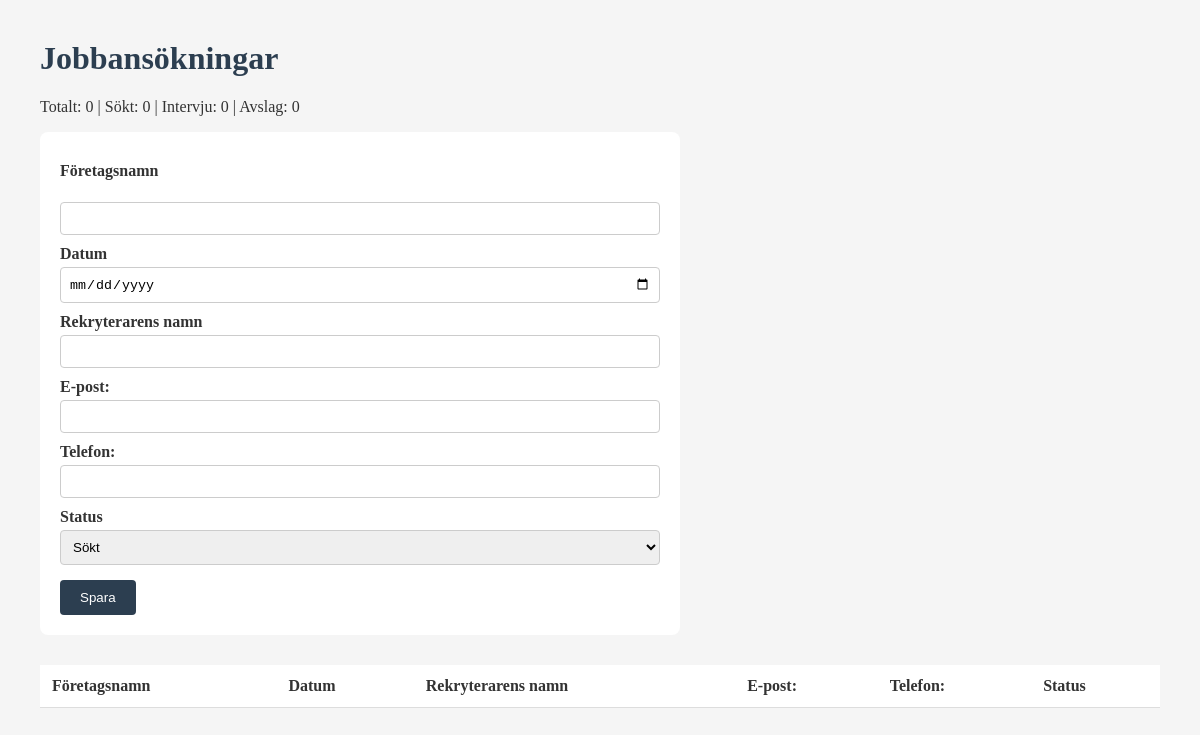
Before: / with the older database file.
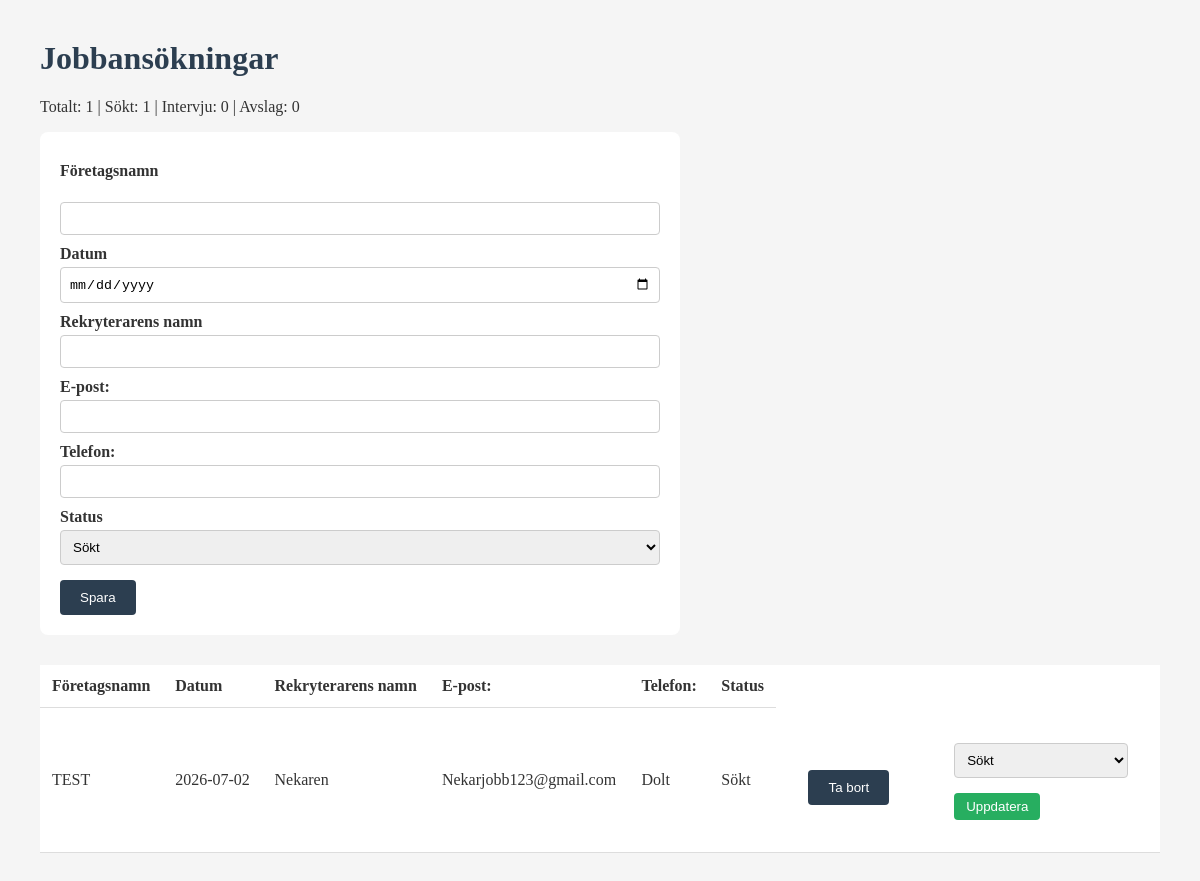
After: the same page with the newer database file.
### tables this page shows
CREATE TABLE JOB (
        id INTEGER PRIMARY KEY,
        company TEXT NOT NULL,
        date_applied DATE NOT NULL,
        recruiter_name TEXT NOT NULL,
        recruiter_email TEXT NOT NULL UNIQUE,
        recruiter_phone TEXT NOT NULL UNIQUE,
        status TEXT NOT NULL UNIQUE
        );

### app.py (the view)
@app.route("/")
def home():
    with sqlite3.connect(DB_PATH) as conn:
        cursor3 = conn.cursor()
        data = cursor3.execute("SELECT * FROM JOB").fetchall()
        total = cursor3.execute("SELECT COUNT(*) FROM JOB").fetchone()[0]
        sökt = cursor3.execute(
            "SELECT COUNT(*) FROM JOB WHERE status = ?", ("Sökt",)
        ).fetchone()[0]
        intervju = cursor3.execute(
            "SELECT COUNT(*) FROM JOB WHERE status = ?", ("Intervju",)
        ).fetchone()[0]
        avslag = cursor3.execute(
            "SELECT COUNT(*) FROM JOB WHERE status = ?", ("Avslag",)
        ).fetchone()[0]
    return render_template(
        "index.html",
        jobs=data,
        total=total,
        sökt=sökt,
        intervju=intervju,
        avslag=avslag,
    )

### templates/index.html (shortened to what this page needs)
<!DOCTYPE html>
<html lang="sv">
<head>
    <link rel="stylesheet" href="{{url_for('static', filename='style.css')}}">
</head>
<body>
    <h1>Jobbansökningar</h1>
    <p>Totalt: {{ total }} | Sökt: {{ sökt }} | Intervju: {{ intervju }} | Avslag: {{ avslag }}</p>
    <form action="/add" method="POST">
        <label for="company">Företagsnamn</label><br>
        <input type="text" id="company" name="company" required>
        <label for="date">Datum</label>
        <input type="date" id="date" name="date" required>
        <label for="recruite_name">Rekryterarens namn</label>
        <input type="text" id="recruite_name" name="recruite_name" required>
        <label for="email">E-post:</label>
        <input type="email" id="email" name="email" required>
        <label for="phone">Telefon:</label>
        <input type="tel" id="phone" name="phone" required>
        <label for="status">Status</label>
        <select name="status" id="status">
            <option value="Sökt">Sökt</option>
        </select>
        <button type="submit">Spara</button>
    </form>
    <table>
        <thead>
            <tr>
                <th>Företagsnamn</th>
                <th>Datum</th>
                <th>Rekryterarens namn</th>
                <th>E-post:</th>
                <th>Telefon:</th>
                <th>Status</th>
            </tr>
        </thead>
        <tbody>
            {% for job in jobs%}
            <tr>
                <td>
                    {{job[1]}}
                </td>
                <td>
                    {{job[2]}}
                </td>
                <td>
                    {{job[3]}}
                </td>
                <td>
                    {{job[4]}}
                </td>
                <td>
                    {{job[5]}}
                </td>
                <td>
                    {{job[6]}}
                </td>
                <td>
                    <form action="/delete/{{job[0]}}" method="POST">
                        <button type="submit" class="delete-btn">Ta bort</button>
                    </form>
                </td>
                <td>
                    <form action="/update/{{job[0]}}" method="POST">
                        <select name="status" id="status">
                            <option value="Sökt" {% if job[6]=='Sökt' %} selected{% endif %}>Sökt</option>
                        </select>
                        <button type="submit" class="update-btn">Uppdatera</button>
                    </form>
                </td>
            </tr>
            {% endfor %}
        </tbody>
    </table>
</body>
</html>

### static/style.css (style rules this page uses)
body { font-family:'Times New Roman', Times, serif; background-color:#f5f5f5; margin: 40px; color: #333; }
h1 { color: #2c3e50; }
table { width: 100%; border-collapse: collapse; background-color: white; margin-top: 30px; }
th, td { padding: 12px; text-align: left; border-bottom: 1px solid #ddd; }
form { background-color: white; padding: 20px; border-radius: 8px; max-width: 600px; }
label { display: block; margin-top: 10px; font-weight: bold; }
input, select { width: 100%; padding: 8px; margin-top: 4px; border: 1px solid #ccc; border-radius: 4px; box-sizing: border-box; }
button { margin-top: 15px; padding: 10px 20px; background-color: #2c3e50; color: white; border: none; border-radius: 4px; cursor: pointer; }
.update-btn { background-color: #27ae60; padding: 6px 12px; margin-top: 5; }

Changed rows visible on the page:
added JOB: company "TEST", date_applied "2026-07-02", recruiter_name "Nekaren", recruiter_email "Nekarjobb123@gmail.com", recruiter_phone "Dolt", status "Sökt"
Other visible differences:
{{ total }}: "0" → "1"
{{ sökt }}: "0" → "1"
